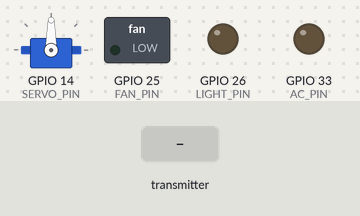
This sketch was run on a simulated ESP32. On the bench: servo, switched loads named in the sketch (green lamp = pin HIGH), output pins drawn as LEDs (lit = HIGH). Inputs (shaded band) come from the test bench. WiFi joins after 1.5 s; servers stay silent unless stated; web services answer with replies made up by the test bench; what the sketch prints to the serial monitor is not drawn.

Above: at 4.5 s.
4.6 s: the transmitter starts sending temperature = 50
At 6.5 s:
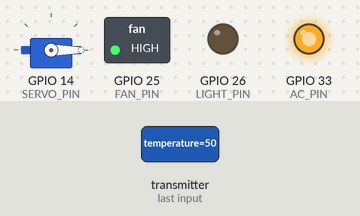
6.8 s: the transmitter starts sending temperature = 0
At 8.2 s:
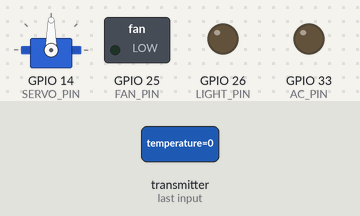
8.8 s: the transmitter starts sending temperature = 100
At 9.7 s:
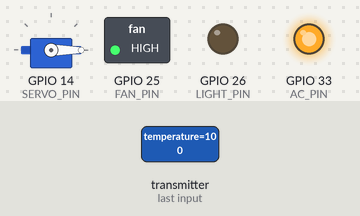
Timing chart, 0 to 11.8 s (numbered marks = the images above; inputs shaded):
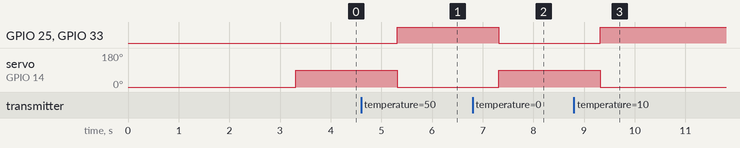

The sketch:

room.ino
```cpp
/************************************************************
 * SMART ROOM CONTROLLER ESP32 - Home Automation Hub
 *
 * Purpose: Receives sensor data from robot, controls home devices,
 *          monitors safety, and sends Telegram alerts
 * Communication: ESP-NOW (receiver) + WiFi (for Telegram alerts)
 * Actuators: LED lights, Fan, AC, Servo (window)
 * Features: Motion detection, temperature control, gas safety
 *
 * Author Notes:
 *   - This is the "brain" of the smart home system
 *   - Runs automation rules based on sensor data from robot
 *   - Handles emergency alerts and notifications
 *   - Always connected to room's WiFi for cloud communication
 ************************************************************/

#include <WiFi.h>
#include <esp_now.h>
#include <HTTPClient.h>
#include <ESP32Servo.h> // the normal Servo library does not work on ESP32

/* ============================================
 * WIFI & CLOUD SERVICES CONFIGURATION
 *
 * Configure these with your actual credentials
 * before uploading to your ESP32!
 * ============================================ */

// WiFi Network Credentials
const char *wifi_ssid = "YOUR_WIFI_NAME";
const char *wifi_password = "YOUR_WIFI_PASSWORD";

// Telegram Bot Configuration
String telegram_bot_token = "YOUR_BOT_TOKEN";
String telegram_chat_id = "YOUR_CHAT_ID";

/* ============================================
 * HARDWARE PIN CONFIGURATION
 * ============================================ */

// Smart Home Actuator Pins
#define LIGHT_PIN 26     // LED lights - GPIO26
#define FAN_PIN 25       // Cooling fan motor - GPIO25
#define AC_PIN 33        // Air conditioner relay - GPIO33
#define SERVO_PIN 14     // Window servo motor - GPIO14
#define LOCAL_PIR_PIN 27 // Room's motion sensor - GPIO27

/* ============================================
 * AUTOMATION THRESHOLDS & CONSTANTS
 *
 * These values control when various systems activate.
 * Adjust these based on your climate and preferences.
 * ============================================ */

// Temperature Control Thresholds (in Celsius)
#define TEMP_FAN_THRESHOLD 30         // Turn on fan above this
#define TEMP_AC_THRESHOLD 35          // Turn on AC above this
#define TEMP_WINDOW_OPEN_THRESHOLD 30 // Close window above this

// Window Servo Positions (0-180 degrees)
#define WINDOW_CLOSED_ANGLE 0 // Window fully closed
#define WINDOW_OPEN_ANGLE 90  // Window fully open

// Safety & Alert Thresholds
#define GAS_ALERT_LEVEL 2000       // ADC value for gas alert
#define TELEGRAM_ALERT_DELAY 10000 // milliseconds between alerts (prevent spam)

// Communication Timing
#define AUTOMATION_CHECK_INTERVAL 2000 // milliseconds between checks

/* ============================================
 * DATA STRUCTURES
 * ============================================ */

// Sensor data received from robot (matches robot's struct)
typedef struct received_robot_data
{
    float temperature;        // °C from robot's DHT11
    float humidity;           // % RH from robot's DHT11
    int gas_level;            // 0-4095 ADC reading
    int motion_detected;      // 1 if motion detected, 0 if none
    int distance_to_obstacle; // cm measurement
} received_robot_data;

// Global buffer for incoming sensor data
received_robot_data incoming_sensor_data;

// Timestamp tracking for alert throttling
unsigned long last_gas_alert_time = 0;

/* ============================================
 * HARDWARE OBJECTS & INSTANCES
 * ============================================ */

// Servo motor object for window control
Servo window_servo;

/* ============================================
 * ESP-NOW RECEIVE CALLBACK
 *
 * This function is called automatically whenever
 * the robot sends new sensor data via ESP-NOW.
 * We just copy the data to our buffer for processing.
 * ============================================ */

// ESP32 board package 3.x changed this callback, so we support both
#if ESP_ARDUINO_VERSION_MAJOR >= 3
void on_data_received(const esp_now_recv_info_t *info, const uint8_t *incoming_data_buffer, int data_length)
#else
void on_data_received(const uint8_t *mac_address, const uint8_t *incoming_data_buffer, int data_length)
#endif
{
    // Ignore packets that are not exactly our struct (else memcpy reads past the data)
    if (data_length != sizeof(incoming_sensor_data))
    {
        Serial.println("! Ignored packet with wrong size");
        return;
    }

    // Copy incoming data to our global buffer for the main loop to process
    memcpy(&incoming_sensor_data, incoming_data_buffer, sizeof(incoming_sensor_data));

    // Debug: Show that we received data
    Serial.print("✓ Received data from Robot - Temp: ");
    Serial.print(incoming_sensor_data.temperature);
    Serial.println("°C");
}

/* ============================================
 * ESP-NOW INITIALIZATION
 *
 * Sets up this ESP32 to receive data from the robot.
 * No peer configuration needed - we accept from any sender!
 * ============================================ */

void setup_espnow_receiver()
{
    // Set device to WiFi Station mode
    WiFi.mode(WIFI_STA);

    // Initialize ESP-NOW protocol
    if (esp_now_init() != ESP_OK)
    {
        Serial.println("ERROR: ESP-NOW initialization failed!");
        return;
    }

    // Register the callback function for receiving data
    esp_now_register_recv_cb(on_data_received);

    Serial.println("✓ ESP-NOW Ready - Waiting for robot data...");
}

/* ============================================
 * TELEGRAM ALERT SYSTEM
 *
 * Sends alert messages to your phone via Telegram Bot API.
 * Only sends if WiFi is connected.
 *
 * Setup:
 *   1. Create a bot with @BotFather on Telegram
 *   2. Get your Chat ID from @userinfobot
 *   3. Update telegram_bot_token and telegram_chat_id above
 * ============================================ */

void send_telegram_alert(String alert_message)
{
    // Only send if WiFi is connected
    if (WiFi.status() != WL_CONNECTED)
    {
        Serial.println("⚠️  WiFi not connected - cannot send alert");
        return;
    }

    // Build Telegram API URL
    HTTPClient http;
    String api_url = "https://api.telegram.org/bot" + telegram_bot_token +
                     "/sendMessage?chat_id=" + telegram_chat_id +
                     "&text=" + alert_message;

    // Send HTTP GET request to Telegram
    http.begin(api_url);
    int response_code = http.GET();

    if (response_code == 200)
    {
        Serial.println("✓ Alert sent to Telegram");
    }
    else
    {
        Serial.print("⚠️  Telegram error - Code: ");
        Serial.println(response_code);
    }

    http.end();
}

/* ============================================
 * ARDUINO SETUP - Hardware & Peripheral Initialization
 *
 * This runs once when the board powers on.
 * We initialize all actuators, WiFi, and communication.
 * ============================================ */

void setup()
{
    // Initialize serial communication for debugging
    Serial.begin(115200);
    delay(100);

    Serial.println("\n\n================================");
    Serial.println("🏠 SMART ROOM CONTROLLER STARTING");
    Serial.println("================================");

    /* Initialize Actuator Output Pins */
    pinMode(LIGHT_PIN, OUTPUT);
    pinMode(FAN_PIN, OUTPUT);
    pinMode(AC_PIN, OUTPUT);
    pinMode(LOCAL_PIR_PIN, INPUT);

    // Ensure all devices are OFF at startup
    digitalWrite(LIGHT_PIN, LOW);
    digitalWrite(FAN_PIN, LOW);
    digitalWrite(AC_PIN, LOW);

    /* Initialize Window Servo Motor */
    window_servo.attach(SERVO_PIN);
    window_servo.write(WINDOW_CLOSED_ANGLE); // Start with window closed
    delay(500);                              // Let servo move to position

    /* Connect to WiFi Network */
    Serial.print("Connecting to WiFi: ");
    Serial.println(wifi_ssid);
    WiFi.begin(wifi_ssid, wifi_password);

    // Wait for WiFi connection (with timeout)
    int wifi_attempts = 0;
    while (WiFi.status() != WL_CONNECTED && wifi_attempts < 20)
    {
        delay(500);
        Serial.print(".");
        wifi_attempts++;
    }

    if (WiFi.status() == WL_CONNECTED)
    {
        Serial.println("\n✓ WiFi connected!");
        Serial.print("IP Address: ");
        Serial.println(WiFi.localIP());
        // the robot must use this same channel (WIFI_CHANNEL in robo.ino)
        Serial.print("WiFi channel: ");
        Serial.println(WiFi.channel());
    }
    else
    {
        Serial.println("\n⚠️  WiFi connection failed - alerts will not work");
    }

    /* Initialize ESP-NOW for Receiving Robot Data */
    setup_espnow_receiver();

    // Send startup notification
    delay(1000);
    send_telegram_alert("✅ Smart Room System Started");

    Serial.println("✓ All systems initialized successfully");
    Serial.println("✓ Room controller ready for automation\n");
}

/* ============================================
 * MAIN PROGRAM LOOP - Continuous Automation
 *
 * This function runs repeatedly and implements
 * the home automation rules based on sensor data
 * received from the robot.
 *
 * Automation Flow:
 *   1. Lighting: Controlled by robot's motion detection
 *   2. Fan: Turns on when temperature > 30°C
 *   3. AC: Turns on when temperature > 35°C
 *   4. Window: Opens/closes based on temperature
 *   5. Safety: Monitors gas levels and alerts
 * ============================================ */

void loop()
{
    // ===== LIGHTING CONTROL =====
    // Turn lights on when motion is detected, off otherwise
    if (incoming_sensor_data.motion_detected == HIGH)
    {
        digitalWrite(LIGHT_PIN, HIGH); // Motion detected - lights ON
    }
    else
    {
        digitalWrite(LIGHT_PIN, LOW); // No motion - lights OFF
    }

    // ===== TEMPERATURE-BASED CLIMATE CONTROL =====
    // Fan activation logic
    if (incoming_sensor_data.temperature > TEMP_FAN_THRESHOLD)
    {
        digitalWrite(FAN_PIN, HIGH); // Temp too high - fan ON
    }
    else
    {
        digitalWrite(FAN_PIN, LOW); // Temp acceptable - fan OFF
    }

    // AC activation logic
    if (incoming_sensor_data.temperature > TEMP_AC_THRESHOLD)
    {
        digitalWrite(AC_PIN, HIGH); // Temp critical - AC ON
    }
    else
    {
        digitalWrite(AC_PIN, LOW); // Temp normal - AC OFF
    }

    // ===== WINDOW AUTOMATION =====
    // Window servo control based on temperature
    if (incoming_sensor_data.temperature < TEMP_WINDOW_OPEN_THRESHOLD)
    {
        window_servo.write(WINDOW_OPEN_ANGLE); // Temp low - open window
    }
    else
    {
        window_servo.write(WINDOW_CLOSED_ANGLE); // Temp high - close window
    }

    // ===== GAS/SMOKE SAFETY MONITORING =====
    // Alert if dangerous gas levels detected
    if (incoming_sensor_data.gas_level > GAS_ALERT_LEVEL)
    {
        // Check if we've already sent an alert recently
        if ((millis() - last_gas_alert_time) > TELEGRAM_ALERT_DELAY)
        {
            send_telegram_alert("⚠️ ALERT: High gas/smoke level detected!");
            last_gas_alert_time = millis(); // Update last alert time
        }
    }

    // Wait before next automation check
    delay(AUTOMATION_CHECK_INTERVAL);
}
```

Measured:
- after the input at 4.6 s, GPIO 25 (FAN_PIN), GPIO 33 (AC_PIN): LOW → HIGH after 0.72 s; servo on GPIO 14 (SERVO_PIN): 90° → 0° after 0.72 s
- after the input at 6.8 s, GPIO 25 (FAN_PIN), GPIO 33 (AC_PIN): HIGH → LOW after 0.52 s; servo on GPIO 14 (SERVO_PIN): 0° → 90° after 0.52 s
- after the input at 8.8 s, GPIO 25 (FAN_PIN), GPIO 33 (AC_PIN): LOW → HIGH after 0.52 s; servo on GPIO 14 (SERVO_PIN): 90° → 0° after 0.52 s
